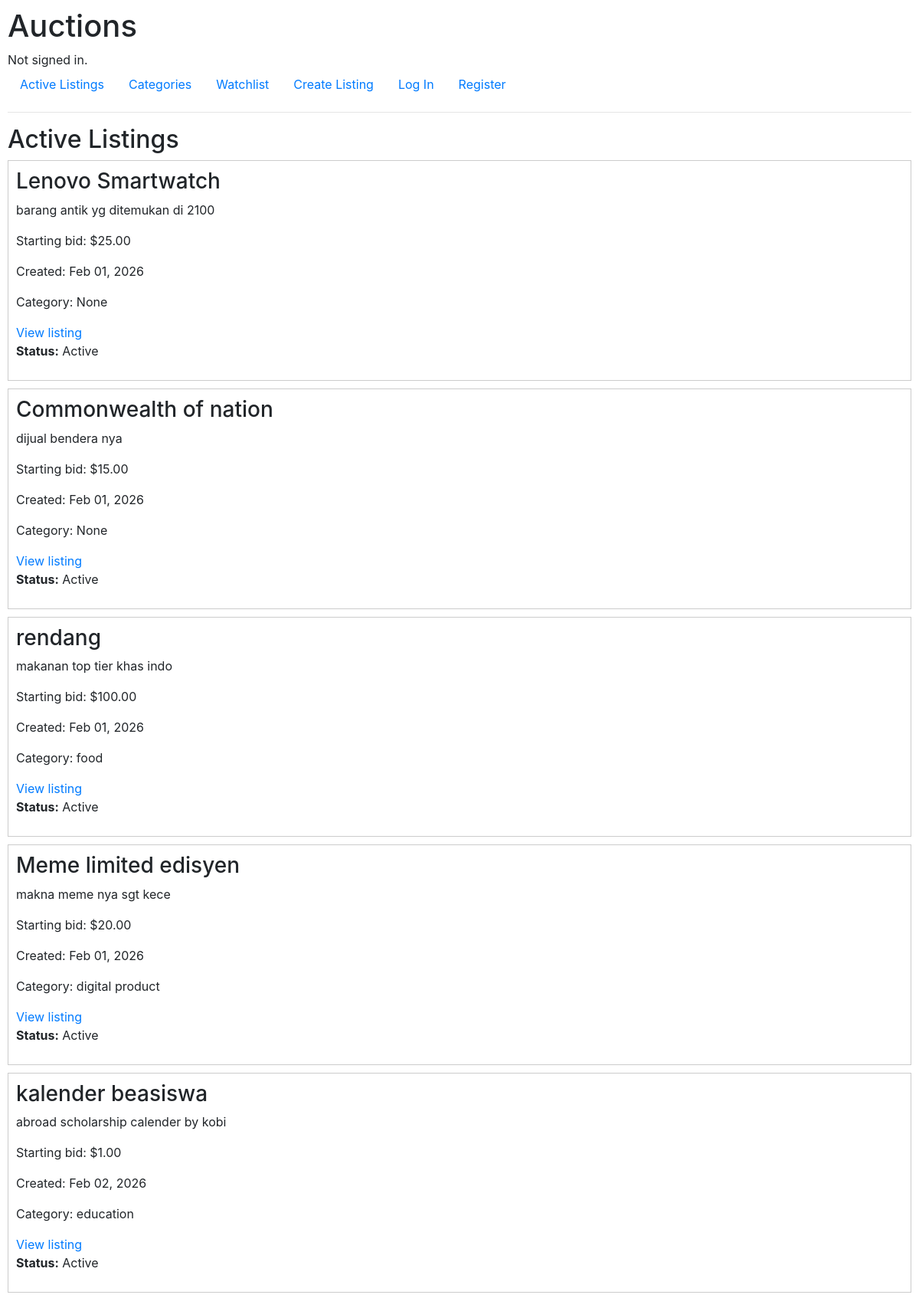
The page / on the database its author committed.
### auctions/models.py (models this page shows, shortened)
class AuctionList(models.Model):
    owner = models.ForeignKey(
        User, on_delete = models.CASCADE, related_name="listings"
    )
    title = models.CharField(max_length=120)
    description = models.TextField()
    starting_bid = models.DecimalField(
        max_digits=10, decimal_places=2
    )
    image = models.ImageField(    # or URL field
       upload_to ="images/", blank = True, null = True
    )
    category = models.ForeignKey(
        Category, on_delete=models.SET_NULL, related_name="listings",  blank = True, null = True
    )
    date_posted = models.DateTimeField(auto_now_add=True)
    is_active = models.BooleanField(default=True)
    winner = models.ForeignKey(
        User, on_delete = models.SET_NULL,  blank = True, null = True, related_name ="won_auction"
    )
    watchlist = models.ManyToManyField(
        User, blank = True, related_name = "watchlist"
    )

class Category(models.Model):
    name = models.CharField(
        max_length=64, unique=True
    )

### auctions/views.py (the view)
# urls.py: path("", views.index, name="index"),
def index(request):
    listings = AuctionList.objects.filter(is_active=True)
    return render(request, "auctions/index.html", {
        "listings": listings
    })

### auctions/templates/auctions/index.html (shortened to what this page needs)
{% extends "auctions/layout.html" %}
{% block body %}
  <h2>Active Listings</h2>
  {% if listings %}
    <div>
      {% for listing in listings %}
        <div style="border: 1px solid #ccc; padding: 10px; margin-bottom: 10px;">
          <h3>{{ listing.title }}</h3>
          <p>{{ listing.description }}</p>
          <p>
            Starting bid:
            ${{ listing.starting_bid }}
          </p>
          <p>Created: {{ listing.date_posted|date:"M d, Y" }}</p>
          {% if listing.category %}
            <p>Category: {{ listing.category.name }}</p>
          {% else %}
            <p>Category: None</p>
          {% endif %}
            <a href="{% url 'listing_detail' listing.id %}">
              View listing
            </a>
                      <p>
        <strong>Status:</strong>
        {% if listing.is_active %}
          Active
        {% else %}
          Closed
        {% endif %}
        </p>
        </div>
      {% endfor %}
    </div>
  {% else %}
    <p>No listings available.</p>
  {% endif %}
{% endblock %}

### auctions/static/auctions/styles.css (style rules this page uses)
body { padding: 10px; }

### rows shown on the page
AuctionList: title "Lenovo Smartwatch", description "barang antik yg ditemukan di 2100", starting_bid "25.00", date_posted "Feb 01, 2026", shows "Category: None", is_active "Active"
AuctionList: title "Commonwealth of nation", description "dijual bendera nya", starting_bid "15.00", date_posted "Feb 01, 2026", shows "Category: None", is_active "Active"
AuctionList: title "rendang", description "makanan top tier khas indo", starting_bid "100.00", date_posted "Feb 01, 2026", category.name "food", is_active "Active"
AuctionList: title "Meme limited edisyen", description "makna meme nya sgt kece", starting_bid "20.00", date_posted "Feb 01, 2026", category.name "digital product", is_active "Active"
AuctionList: title "kalender beasiswa", description "abroad scholarship calender by kobi", starting_bid "1.00", date_posted "Feb 02, 2026", category.name "education", is_active "Active"
